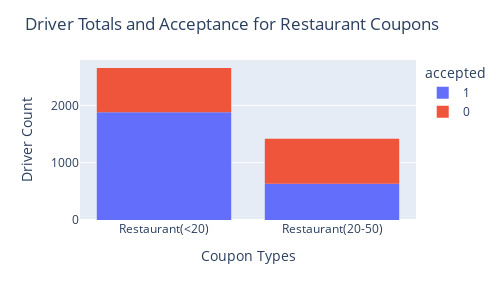

Here is the notebook cell this chart was saved with:
### Markdown cell above
# Restaurant Coupons - Expensive vs Inexpensive

### Code cell
restaurants = data.loc[(data['coupon'] == 'Restaurant(<20)') | (data['coupon'] == 'Restaurant(20-50)')]

coupon_fig = px.histogram(restaurants, x=restaurants['coupon'], color='accepted')
coupon_fig.update_layout(title='Driver Totals and Acceptance for Restaurant Coupons', 
                         xaxis_title='Coupon Types', 
                         yaxis_title='Driver Count',
                         height=300,
                         width=500)
coupon_fig.show()

### Figure 1 — Plotly figure (JSON) as saved in the notebook; plotly's stock layout.template omitted (floating-point values rounded to 4 significant figures; data arrays with more than 128 entries replaced by an {"elided": "..."} marker saying what was removed)
{"data": [{"alignmentgroup": "True", "bingroup": "x", "hovertemplate": "accepted=1<br>coupon=%{x}<br>count=%{y}<extra></extra>", "legendgroup": "1", "marker": {"color": "#636efa", "pattern": {"shape": ""}}, "name": "1", "offsetgroup": "1", "orientation": "v", "showlegend": true, "type": "histogram", "x": {"elided": "2513 str values"}, "xaxis": "x", "yaxis": "y"}, {"alignmentgroup": "True", "bingroup": "x", "hovertemplate": "accepted=0<br>coupon=%{x}<br>count=%{y}<extra></extra>", "legendgroup": "0", "marker": {"color": "#EF553B", "pattern": {"shape": ""}}, "name": "0", "offsetgroup": "0", "orientation": "v", "showlegend": true, "type": "histogram", "x": {"elided": "1557 str values"}, "xaxis": "x", "yaxis": "y"}], "layout": {"barmode": "relative", "height": 300, "legend": {"title": {"text": "accepted"}, "tracegroupgap": 0}, "margin": {"t": 60}, "title": {"text": "Driver Totals and Acceptance for Restaurant Coupons"}, "width": 500, "xaxis": {"anchor": "y", "domain": [0, 1], "title": {"text": "Coupon Types"}}, "yaxis": {"anchor": "x", "domain": [0, 1], "title": {"text": "Driver Count"}}}}
